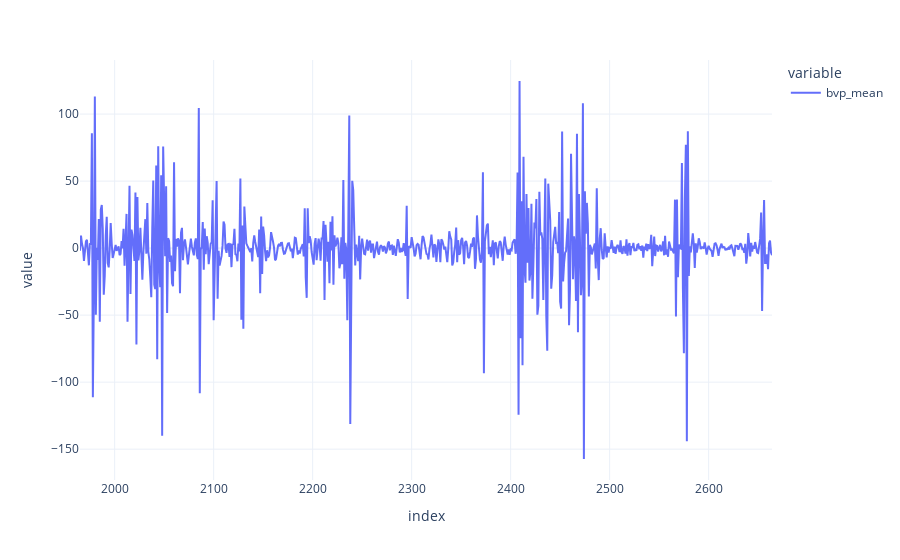

Notebook source saved alongside this figure:
### Code cell
columns = [col for col in df_subject if ('mean' in col) & ('bvp' in col)]

px.line(df_subject[columns]).show()

### Figure 1 — Plotly figure (JSON) as saved in the notebook; plotly's stock layout.template omitted (floating-point values rounded to 4 significant figures; data arrays with more than 128 entries replaced by an {"elided": "..."} marker saying what was removed)
{"data": [{"hovertemplate": "variable=bvp_mean<br>index=%{x}<br>value=%{y}<extra></extra>", "legendgroup": "bvp_mean", "line": {"color": "#636efa", "dash": "solid"}, "marker": {"symbol": "circle"}, "mode": "lines", "name": "bvp_mean", "orientation": "v", "showlegend": true, "type": "scatter", "x": {"elided": "700 int values"}, "xaxis": "x", "y": {"elided": "700 float values"}, "yaxis": "y"}], "layout": {"legend": {"title": {"text": "variable"}, "tracegroupgap": 0}, "margin": {"t": 60}, "xaxis": {"anchor": "y", "domain": [0, 1], "title": {"text": "index"}}, "yaxis": {"anchor": "x", "domain": [0, 1], "title": {"text": "value"}}}}
